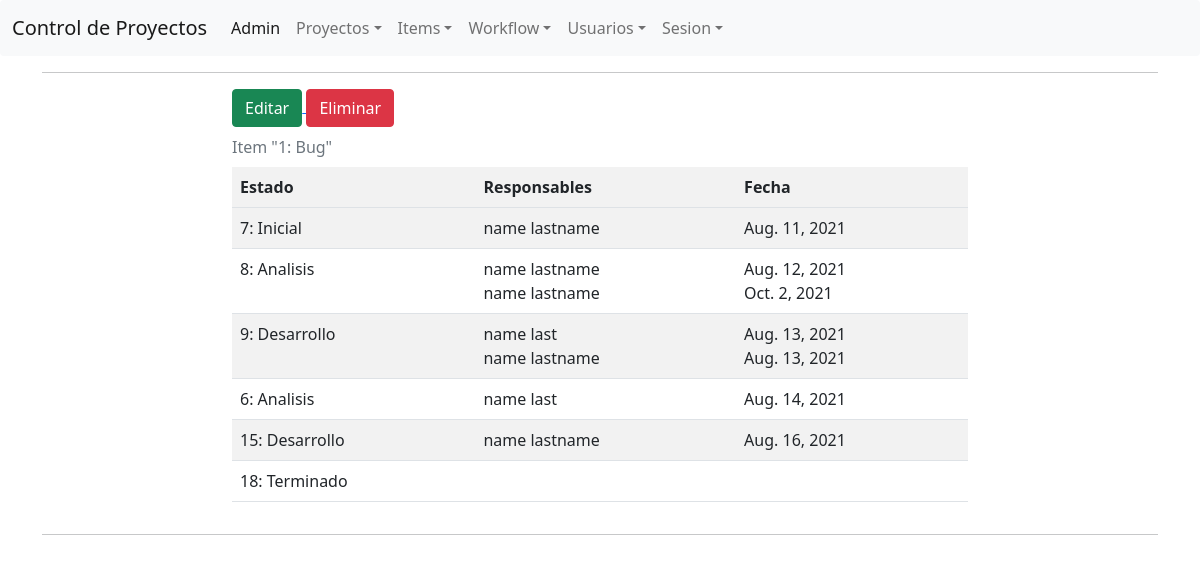
/item/1/, run on an earlier commit of the app's database.
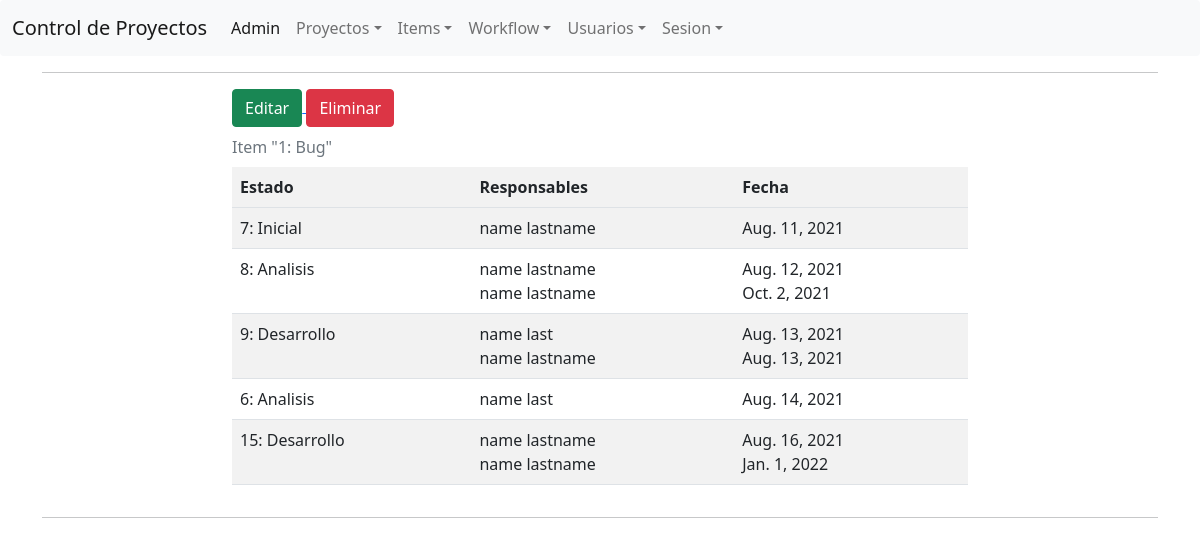
And on a later commit of the database.
### ControlProyecto/models/Estado.py (models this page shows, shortened)
class Estado(models.Model):
    inicial = models.BooleanField(null=True)
    nombre = models.CharField(max_length=32)
    fecha = models.DateField(null=True)
    item = models.ForeignKey("Item", on_delete=models.CASCADE)
    responsables = models.ManyToManyField("Usuario", through="ResponsablesEstado", blank=True)
    siguiente = models.ForeignKey("self", on_delete=models.CASCADE, null=True, blank=True)
    def __str__(self):
        return str(self.pk) + ": " + self.nombre
    class Meta:
        ordering = ["fecha"]

### ControlProyecto/models/ResponsablesEstado.py (models this page shows, shortened)
class ResponsablesEstado(models.Model):
    fecha = models.DateField()
    estado = models.ForeignKey("Estado", on_delete=models.CASCADE)
    usuario = models.ForeignKey("Usuario", on_delete=models.CASCADE)
    class Meta:
        ordering = ["fecha"]

### ControlProyecto/models/Usuario.py (models this page shows)
class Usuario(models.Model):
    user = models.OneToOneField(settings.AUTH_USER_MODEL, on_delete=models.CASCADE)
    dni = models.CharField(max_length=16, unique=True)
    proyectos = models.ManyToManyField("Proyecto", through="RolUsuario")
    def __str__(self):
        return self.user.first_name+" "+self.user.last_name

### ControlProyecto/models/Item.py (models this page shows, shortened)
class Item(models.Model):
    proyecto = models.ForeignKey("Proyecto",  on_delete=models.CASCADE)
    tipo = models.ForeignKey("TipoItem",  on_delete=models.CASCADE)
    descripcion = models.TextField()
    def __str__(self):
        return str(self.pk) + ": " + self.tipo.nombre

### ControlProyecto/models/TipoItem.py (models this page shows, shortened)
class TipoItem(models.Model):
    nombre = models.CharField(max_length=32, unique=True)
    workflow = models.ForeignKey("Workflow", on_delete=models.CASCADE)

### ControlProyecto/views/ItemView.py (the view)
# urls.py: path('item/<int:pk>/', ItemView.as_view(), name="detalle-item"),
class ItemView(TemplateView):
    def get_context_data(self, **kwargs):
        context = super().get_context_data()
        context["estados"] = Estado.objects.filter(item__id=kwargs["pk"]).order_by("fecha")
        return context
    template_name = "item.html"

### ControlProyecto/templates/item.html (shortened to what this page needs)
{% extends "base.html" %}
{% block content %}
<a href="{% url "editar-item" pk=estados.first.item.id %}">
    <button type="button" class="btn btn-success">Editar</button>
</a>
<a href="{% url "borrar-item" pk=estados.first.item.id %}">
    <button type="button" class="btn btn-danger">Eliminar</button>
</a>
<table>
    <caption>
        Item "{{ estados.first.item}}"
    </caption>
    <tr>
        <th>Estado</th>
        <th>Responsables</th>
        <th>Fecha</th>
    </tr>
    <tr>
        {% for e in estados %}
        <tr>
            {% if user.is_authenticated and user.usuario.id == estados.last.responsablesestado_set.last.usuario.id %}
                <td><a href="{% url "editar-estado" pk=e.id %}">{{ e }}</a></td>
            {% else %}
                <td>{{ e }}</td>
            {% endif %}
            <td>
            {% for r in e.responsablesestado_set.all%}
                {% if user.is_authenticated and user.usuario.id == estados.last.responsablesestado_set.last.usuario.id %}
                    <a href="{% url "editar-responsable" pk=r.id %}">{{ r.usuario }}</a>
                    <br>
                {% else %}
                    {{ r.usuario }}
                    <br>
                {% endif %}
            {% endfor %}
            </td>
            <td>
            {% for r in e.responsablesestado_set.all%}
               {{ r.fecha }}
               <br>
            {% endfor %}
            </td>
        </tr>
        {% endfor %}
    </tr>
</table>
{% endblock %}

What changed in the data, as far as the page shows it:
removed Estado: id+nombre "18: Terminado"
added ResponsablesEstado: usuario "name lastname", fecha "Jan. 1, 2022", shown under Estado "15: Desarrollo"
